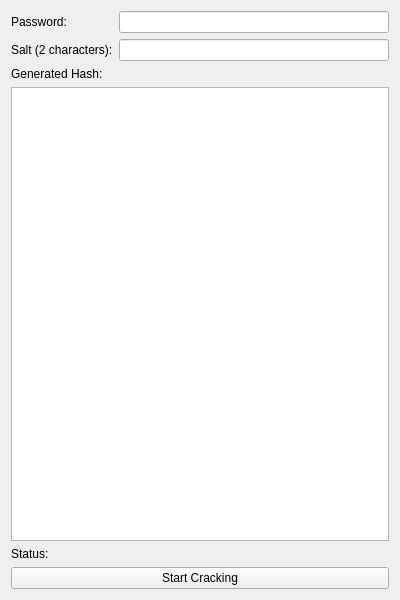
<?xml version="1.0" encoding="UTF-8"?>
<ui version="4.0">
 <class>PasswordCracker</class>
 <widget class="QWidget" name="PasswordCracker">
  <property name="geometry">
   <rect>
    <x>0</x>
    <y>0</y>
    <width>400</width>
    <height>600</height>
   </rect>
  </property>
  <property name="windowTitle">
   <string>Password Cracker</string>
  </property>
  <layout class="QVBoxLayout" name="verticalLayout">
   <item>
    <layout class="QGridLayout" name="gridLayout">
     <item row="0" column="0">
      <widget class="QLabel" name="label_password">
       <property name="text">
        <string>Password:</string>
       </property>
      </widget>
     </item>
     <item row="0" column="1">
      <widget class="QLineEdit" name="passwordInput"/>
     </item>
     <item row="1" column="0">
      <widget class="QLabel" name="label_salt">
       <property name="text">
        <string>Salt (2 characters):</string>
       </property>
      </widget>
     </item>
     <item row="1" column="1">
      <widget class="QLineEdit" name="saltInput"/>
     </item>
    </layout>
   </item>
   <item>
    <widget class="QLabel" name="hashLabel">
     <property name="text">
      <string>Generated Hash:</string>
     </property>
    </widget>
   </item>
   <item>
    <widget class="QTextEdit" name="threadStatus">
     <property name="readOnly">
      <bool>true</bool>
     </property>
    </widget>
   </item>
   <item>
    <widget class="QLabel" name="statusLabel">
     <property name="text">
      <string>Status:</string>
     </property>
    </widget>
   </item>
   <item>
    <widget class="QPushButton" name="pushButton_start">
     <property name="text">
      <string>Start Cracking</string>
     </property>
    </widget>
   </item>
  </layout>
 </widget>
 <resources/>
 <connections/>
</ui>
